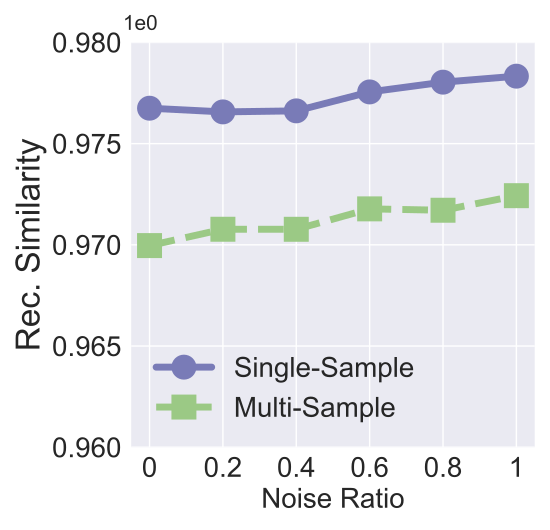

Write the Python code that produced this figure.


import numpy as np
import matplotlib.pyplot as plt

epsilon = 3
beta = 1 / epsilon


x=[1, 2, 3, 4, 5, 6]
# validation_for_plt =[97,95.8600, 94.9400, 93.5400, 93.2400]
# attack_for_plt=[0, 0.3524, 0, 0.1762, 0.1762]
# basic_for_plt=[99.8, 99.8, 99.8, 99.8, 99.8]

labels = ['0', '0.2', '0.4', '0.6', '0.8', '1' ]
# unl_org = [97.77, 97.55, 97.35, 97.29, 97.21, 97.21]

# unl_hess_r = [96.6, 96.66, 96.04, 95.94, 95.85, 97.21]
unl_mib = [0.97675, 0.9765679, 0.976619, 0.9775546, 0.978037, 0.978333]

unl_muv = [0.969963, 0.97077, 0.970768, 0.971777, 0.9717090,  0.972429]
# unl_ss_wo = [94.32, 94.53, 94.78, 93.38, 94.04, 97.21]


plt.style.use('seaborn')
plt.figure(figsize=(5.5, 5.3))
l_w=5
m_s=15
marker_s = 3
markevery=1
#plt.figure(figsize=(8, 5.3))
#plt.plot(x, unl_fr, color='blue', marker='^', label='Retrain',linewidth=l_w, markersize=m_s)
plt.plot(x, unl_mib, linestyle='-', color='#797BB7', marker='o', fillstyle='full', markevery=markevery,
         label='Single-Sample', linewidth=l_w, markersize=m_s, markeredgewidth=marker_s)

#plt.plot(x, unl_ss_w, color='g',  marker='*',  label='PriMU$_{w}$',linewidth=l_w, markersize=m_s)
plt.plot(x, unl_muv, linestyle='--', color='#9BC985',  marker='s', fillstyle='full', markevery=markevery,
         label='Multi-Sample',linewidth=l_w, markersize=m_s, markeredgewidth=marker_s)

# plt.plot(x, unl_mib, linestyle=':', color='r',  marker='^', fillstyle='none', markevery=markevery,
#          label='VBU', linewidth=l_w,  markersize=m_s, markeredgewidth=marker_s)

# plt.plot(x, unl_hess_r, linestyle='-.', color='k',  marker='D', fillstyle='none', markevery=markevery,
#          label='HBFU',linewidth=l_w, markersize=m_s, markeredgewidth=marker_s)



#plt.plot(x, unl_vibu, color='silver',  marker='d',  label='VIBU',linewidth=4,  markersize=10)

# plt.plot(x, y_sa03, color='r',  marker='2',  label='AAAI21 A_acc, pr=0.3',linewidth=3, markersize=8)
# plt.plot(x, y_sa05, color='darkblue',  marker='4',  label='AAAI21 A_acc, pr=0.5',linewidth=3, markersize=8)
# plt.plot(x, y_ma03, color='darkviolet',  marker='3',  label='FedMC A_acc, pr=0.3',linewidth=3, markersize=8)
# plt.plot(x, y_ma05, color='cyan',  marker='p',  label='FedMC A_acc, pr=0.5',linewidth=3, markersize=8)


# plt.grid()
leg = plt.legend(fancybox=True, shadow=True)
# plt.xlabel('Malicious Client Ratio (%)' ,fontsize=16)
plt.ylabel('Rec. Similarity' ,fontsize=24)
my_y_ticks = np.arange(0.96, 0.98, 0.005)
plt.yticks(my_y_ticks,fontsize=20)
plt.xlabel('Noise Ratio' ,fontsize=20)

plt.xticks(x, labels, fontsize=20)
# plt.title('CIFAR10 IID')

plt.annotate(r"1e0", xy=(0.1, 1.01), xycoords='axes fraction', xytext=(-10, 10),
             textcoords='offset points', ha='right', va='center', fontsize=15)

# plt.title('On CIFAR10', fontsize=24)
plt.legend(loc='best',fontsize=20)
plt.tight_layout()
#plt.title("MNIST")
plt.rcParams['figure.figsize'] = (2.0, 1)
plt.rcParams['image.interpolation'] = 'nearest'
plt.rcParams['figure.subplot.left'] = 0.11
plt.rcParams['figure.subplot.bottom'] = 0.08
plt.rcParams['figure.subplot.right'] = 0.977
plt.rcParams['figure.subplot.top'] = 0.969
plt.savefig('celeba_rec_mse_noise_analysis.pdf', format='pdf', dpi=200)
plt.show()
